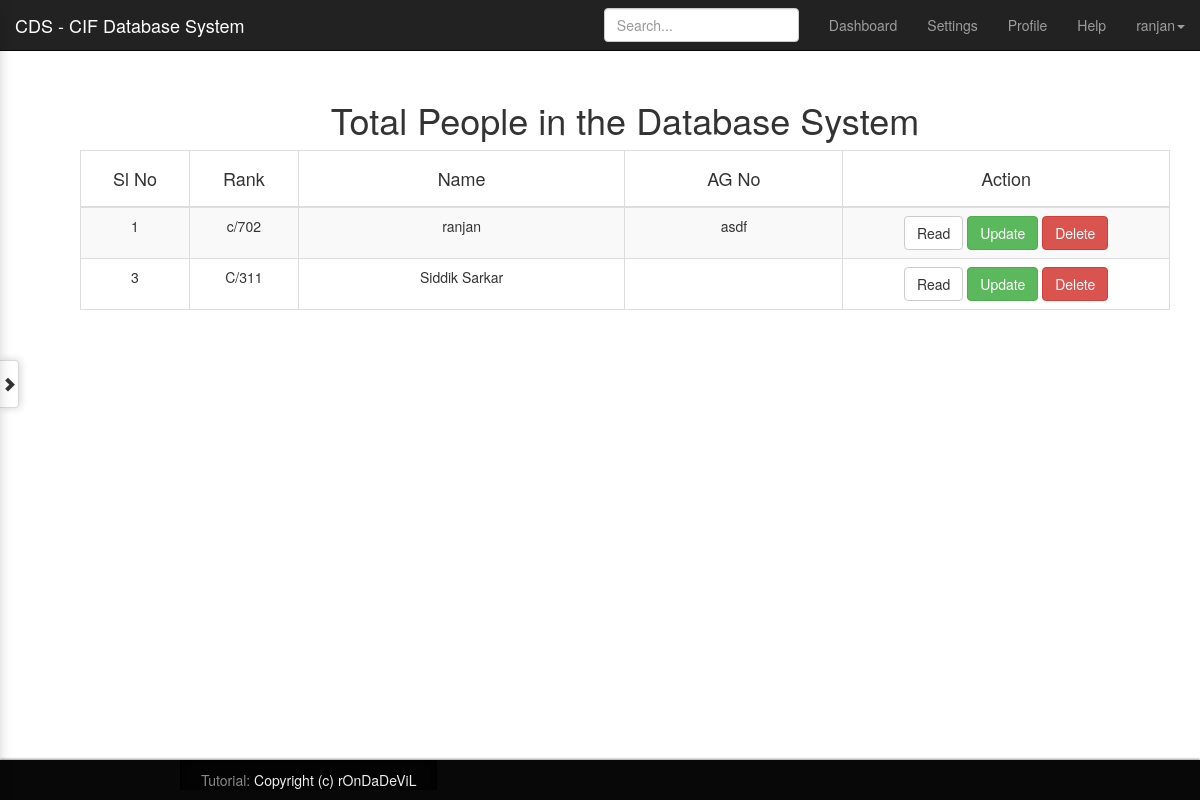
The app's page /total_people.php (signed in) with its own data.
### tables this page shows
CREATE TABLE IF NOT EXISTS `person_details` (
  `person_id` int(11) NOT NULL,
  `person_name` varchar(255) DEFAULT NULL,
  `person_rank` varchar(255) DEFAULT NULL,
  `rank_name` varchar(200) NOT NULL,
  `father_name` varchar(255) DEFAULT NULL,
  `address` longtext,
  `contact_number` varchar(255) DEFAULT NULL,
  `nearest_RS` varchar(255) DEFAULT NULL,
  `DOB` varchar(255) DEFAULT NULL,
  `DOA` varchar(255) DEFAULT NULL,
  `date_of_joining_in_CIF` varchar(255) DEFAULT NULL,
  `educational_qualification` varchar(255) DEFAULT NULL,
  `blood_group` varchar(255) NOT NULL,
  `marritial_Status` varchar(255) DEFAULT NULL,
  `next_of_kin` varchar(255) DEFAULT NULL,
  `previous_posting` varchar(255) DEFAULT NULL,
  `previous_training_completed` longtext,
  `emergency_name` varchar(255) DEFAULT NULL,
  `emergency_number` varchar(255) DEFAULT NULL,
  `emergency_Relationship` varchar(255) DEFAULT NULL,
  `photo` varchar(255) DEFAULT NULL,
  `presently_posted_at` varchar(255) DEFAULT NULL,
  `last_posting_at` varchar(255) DEFAULT NULL,
  `last_posted_date` varchar(255) DEFAULT NULL,
  `remarks` longtext,
  `status` varchar(5) NOT NULL,
  PRIMARY KEY (`person_id`)
);

### total_people.php (the view, shortened to what this page needs)
<?php
include 'includes/overall/header.php';
include 'includes/overall/sideNav.php'; ?>
<body>
<?php
include 'includes/overall/top_nav.php';
?>
<div class="container">
    <div class="row">
    <div class="col-md-12">
    <div class="tic">
        <div class="container">
            <div class="row">
                <div class="tic">
                    <h1>Total People in the Database System </h1>
                <div class="col-md-12">
                    <div class="table-responsive">
                        <table id="mytable" class="table table-bordered table-striped table-hover">
                            <thead>
                            <th class="col-sm-1" class="text-center"><STRONG><h4>Sl No</h4></STRONG></th>
                            <th class="col-sm-1"><STRONG><h4>Rank</h4></STRONG></th>
                            <th class="col-sm-3"><STRONG><h4>Name</h4></STRONG></th>
                            <th class="col-sm-2"><STRONG><h4>AG No</h4></STRONG></th>
                            <th class="col-sm-3"><STRONG><h4>Action</h4></STRONG></th>
                            </thead>
                            <tbody>
                            <?php
                            $pdo = Database::connect();
                            $sql = "SELECT * FROM person_details where status = 'yes'";
                            foreach ($pdo->query($sql) as $row) {
                                echo '<tr>';
                                echo '<span class="pull-center"><td>' . $row['person_id'] . '</td></span>';
                                echo '<td>' . $row['person_rank'] . '</td>';
                                echo '<td>' . $row['person_name'] . '</td>';
                                echo '<td>' . $row['presently_posted_at'] . '</td>';
                                echo '<td width=230px>';
                                echo '<a class="btn btn-default" href="ops_details.php?id=' . $row['person_id'] . '">Read</a>';
                                echo '<a class="btn btn-success" href="update_people.php?person_id=' . $row['person_id'] . '">Update</a>';
                                echo '<a class="btn btn-danger" href="delete.php?id=' . $row['person_id'] . '">Delete</a>';
                                echo '</td>';
                                echo '</tr>';
                            }
                            ?>
                            </tbody>
                        </table>
                    </div>
                </div>
    </div>
    </div>
    </div>
<?php include 'includes/overall/footer.php'; ?>

### total_people.php (style rules this page uses)
.tic { padding: 40px; margin-bottom: 5px; }
.tic>h1 { text-align: center; }
th { text-align: center; }
td { text-align: center; }
.container { padding-right: 0px; padding-left: 0px; margin-right: 0px; margin-left: 0px }

### records on screen
person_details: person_id "1", person_rank "c/702", person_name "ranjan", presently_posted_at "asdf"
person_details: person_id "3", person_rank "C/311", person_name "Siddik Sarkar"

### other values on screen
$_SESSION['user'] "ranjan"
